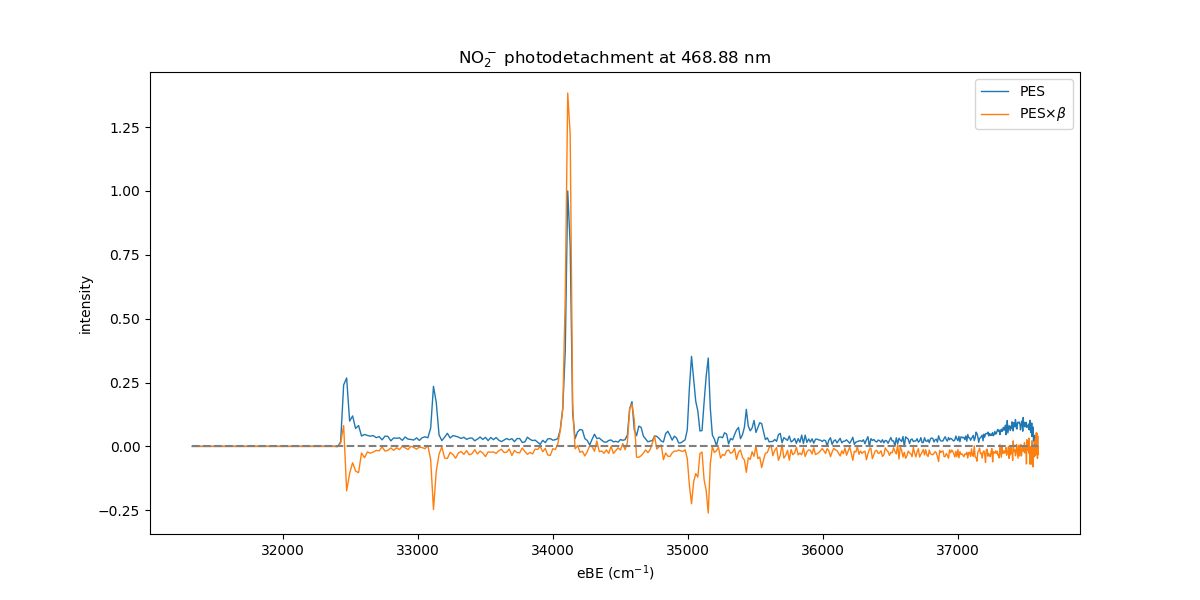

Write Python code to recreate this figure.
import numpy as np
import abel
import matplotlib.pylab as plt

imagefile = 'stg121/C2H-25M16CMb1024.txt' # 'NO2-001M1CM2048.txt'

IM = np.loadtxt(imagefile)
zoom = IM.shape[-1]/1024

# radial range of peak X origin intensity used for image centering
# rr = (int(1500*zoom), int(1700*zoom))
rr = (int(710*zoom), int(810*zoom))

# Abel transform - rbasex ------------------------------------------
AIM = abel.Transform(IM, method='rbasex', origin='slice',
                     transform_options=dict(reg=('diff', 10),
                     basis_dir='./'),
                     center_options=dict(radial_range=rr))

r, I, beta = AIM.distr.rIbeta()   # I, beta directly from basis fit

# convert intensity to PES
eBE, PES = abel.tools.vmi.toPES(r, I,
                                energy_cal_factor=1.20e-5,
                                photon_energy=1.0e7/266, Vrep=-2000,
                                zoom=zoom)
sube = eBE < 39000
EA = eBE[sube][(PES[sube]).argmax()]
# eBE -= EA
print(f'EA = {EA}')
# normalize intensity to X origin
PES /= PES.max()
beta = beta[::-1]

np.savetxt(f'{imagefile[:-4]}_rbasex.dat', np.column_stack((eBE, PES, beta)),
           fmt='%8.3f   %10.5f    %10.5f',
           header='eBE(cm-1)  int. (rel. X0)  beta')

# plots ----------------------------
fig, ax = plt.subplots(figsize=(12, 6))

ax.plot(eBE, PES, lw=1, label=r'PES')
ax.plot(eBE, PES*beta, lw=1, label=r'PES$\times\beta$')
ax.plot((eBE[0], eBE[-1]), (0, 0), 'C7--')

ax.legend()
ax.set_xlabel(r'eBE (cm$^{-1}$)')
ax.set_ylabel(r'intensity')
ax.set_title(r'NO$_2^-$ photodetachment at 468.88 nm')
#ax.axis(xmin=17500, xmax=21350, ymin=-0.05, ymax=1.8)

#plt.subplots_adjust(left=0.15)
plt.savefig('beta-rbasex-PES.png')
plt.show()
